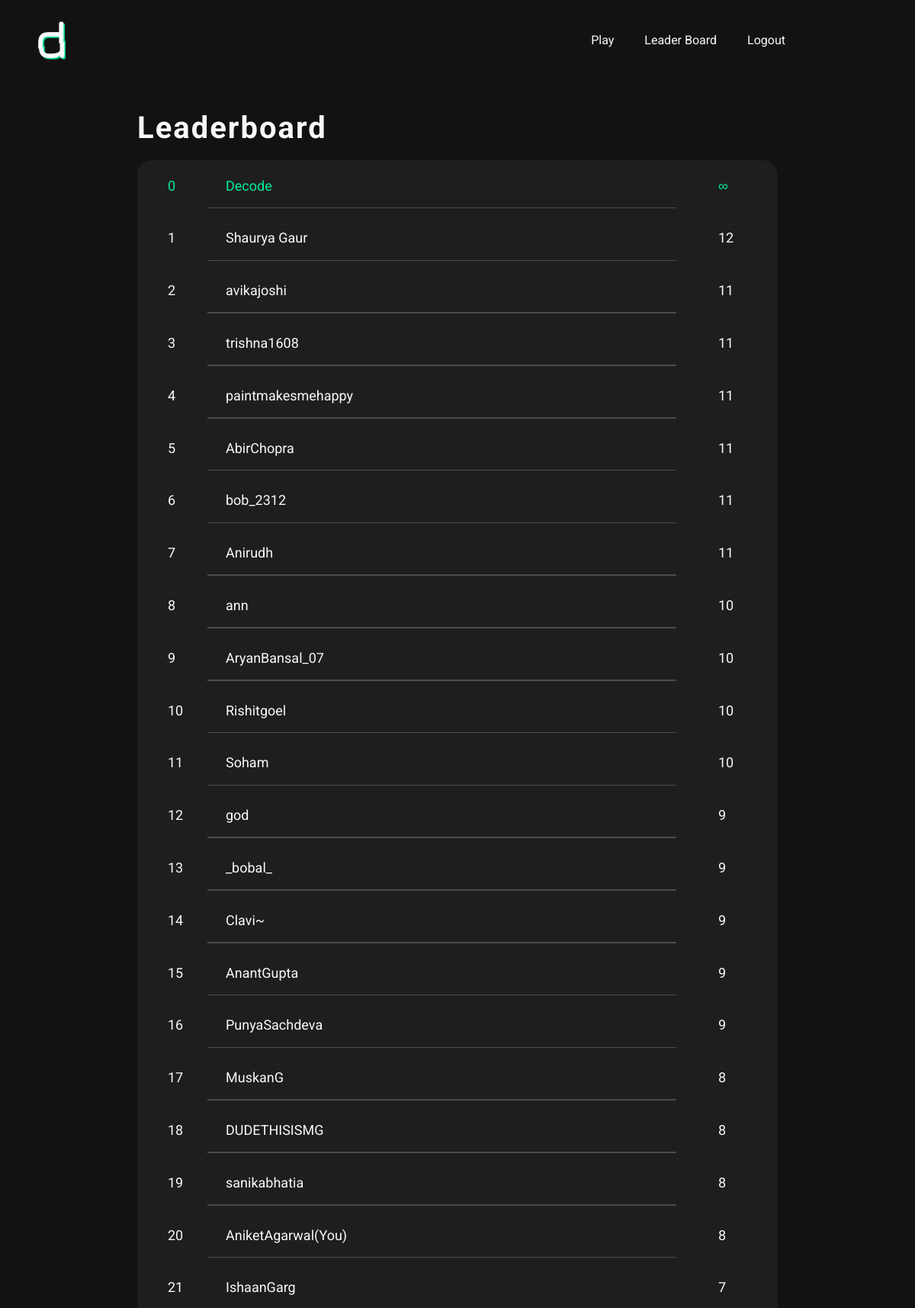
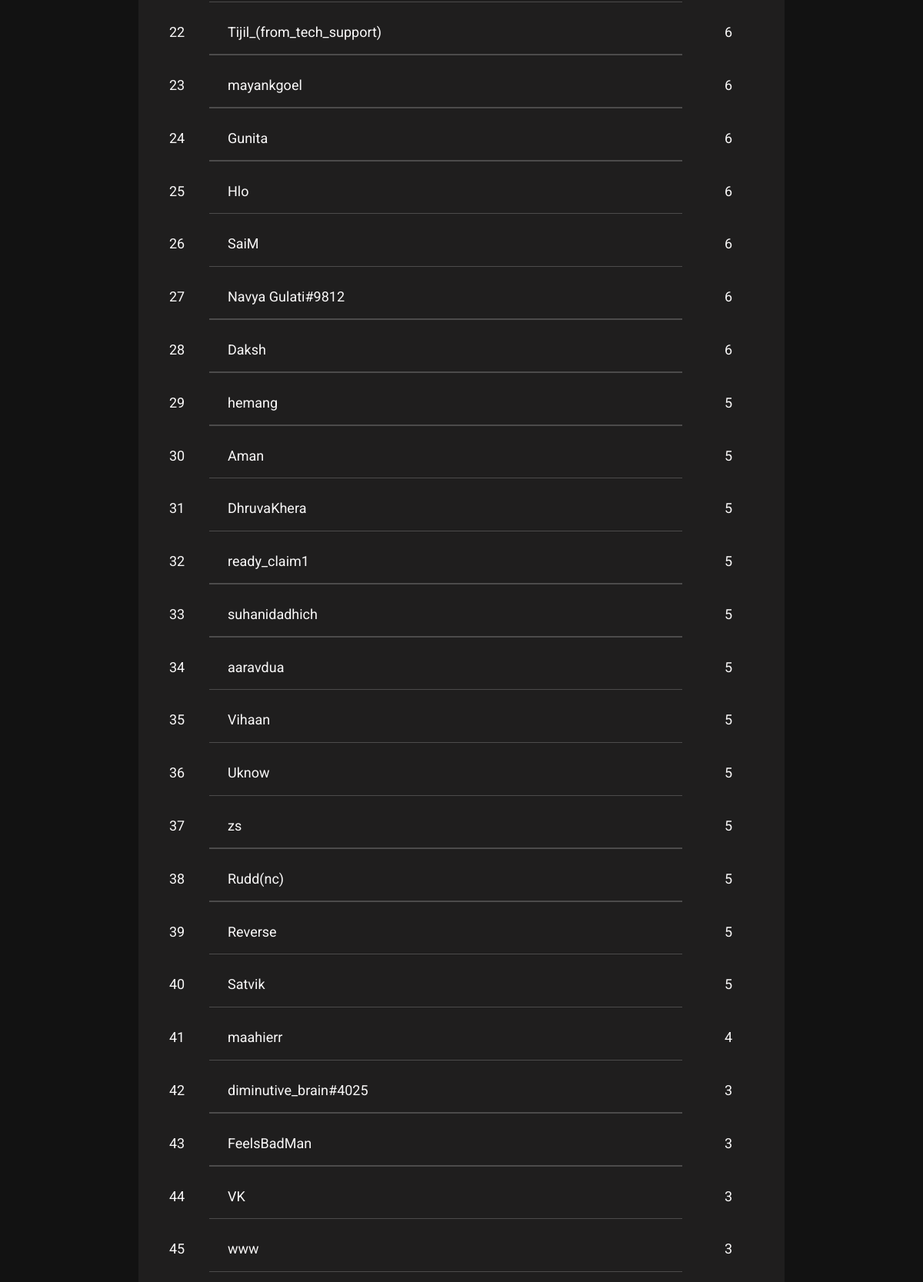
Screenshot of /leaderboard (signed in, upper part) with the database file from the repository (2 pictures, top to bottom).
### cryptic/models.py (models this page shows, shortened)
class User(db.Model,UserMixin):
    __tablename__ = 'users'
    id = db.Column(db.Integer,primary_key = True)
    fname = db.Column(db.String)
    lname = db.Column(db.String)
    email = db.Column(db.String(64),index=True)
    username = db.Column(db.String(64),unique=True,index=True)
    classe = db.Column(db.String)
    password_hash = db.Column(db.String)
    question = db.Column(db.Integer)
    answer_time = db.Column(db.DateTime,nullable = False,default=datetime.now)
    restricted = db.Column(db.String,default = "No")
    ip = db.Column(db.String,nullable = True)
    logs = db.relationship('Logs' , backref = 'user' , lazy = 'dynamic')

### app.py (the view)
@app.route('/leaderboard')
@login_required
def leaderboard():
    all_users = User.query.order_by(User.question.desc(),User.answer_time.asc()).all()
    rank = []
    all = []
    l = 0
    current_user.ip = flask.request.remote_addr
    db.session.commit()
    for users in all_users:
        if users.restricted == "Yes" or users.username == "Xino":
            pass
        else:
            all.append(users)
    n = len(all)
    for i in all:
        rank.append(n)
        n -= 1
    restricted = User.query.filter_by(restricted="Yes")
    return render_template('leaderboard.html',all_users=all,rank=rank,restricted=restricted)

### cryptic/models.py (called while the page is built)
@login_manager.user_loader
def load_user(user_id):
    return User.query.get(user_id)

### cryptic/templates/leaderboard.html (shortened to what this page needs)
{% extends "base.html" %}
{% block content %}
<main class="lboard-hero">
    <h1 class="heading-1">Leaderboard</h1>
    <div class="lboard">
      <div class="lboard-item lboard-item-main">
        <p class="sno">0</p>
        <p class="lboard-name">Decode</p>
        <p class="lboard-points">∞</p>
    </div>
      {%for user in all_users%}
        <div class="lboard-item">
            <p class="sno">{{rank.pop()}}</p>
            {%if user == current_user%}
            <p class="lboard-name">{{user.username}}(You)</p>
            {%else%}
              {%if current_user.username == "Xino"%}
              <a class="lboard-name" href="{{url_for('profile',username = user.id)}}"><p class="lboard-name">{{user.username}}
              {%if user.ip%}
              {{user.ip}}
              {%endif%}
              </p></a>
              {%else%}
            <p class="lboard-name">{{user.username}}</p>
              {%endif%}
            {%endif%}
            <p class="lboard-points">{{user.question - 1}}</p>
        </div>
      {%endfor%}
    </div>
</main>
{%endblock%}

### cryptic/templates/base.html (shortened to what this page needs)
<!DOCTYPE html>
<html lang="en">
<head class="text-monospace">
    <link href="../static/styles.css" rel="stylesheet">
    <nav class="nav-main">
           <div class="logo-container">
             <a href="{{ url_for('home')}}"><img src="../static/cropped logo.png" alt="logo" class="logo"></a>
           </div>
            {%if current_user.is_authenticated%}
            <div class="nav-links nav-main">
              <a class="nav-link" href="{{url_for('play')}}">Play</a>
              <a class="nav-link" href="{{url_for('leaderboard')}}">Leader Board</a>
              <a class="nav-link" href="{{url_for('logout')}}">Logout</a>
            </div>
            {%else%}
            <nav class="nav">
              <a class="btn" href="{{ url_for('register')}}">Register</a>
              <a class="btn" href="{{ url_for('login')}}">Login</a>
            </nav>
            {%endif%}
    </nav>
</head>
<body class="text-monospace font-italic">
{% block content %}
{% endblock %}
</body>
</html>

### cryptic/static/styles.css (style rules this page uses)
:root { --color-primary: #07da93; --color-primary-light: #00eb9e; --color-primary-dark: #02bb7d; --color-grey-light-1: #faf9f9; --color-grey-light-2: #c6c7c9; --color-grey-dark-1: #121212; --color-grey-dark-2: #1f1e1e; }
html { font-size: 62.5% !important; box-sizing: border-box; scroll-behavior: smooth !important; }
@media only screen and (max-width: 75em) { html { font-size: 50%; } }
*, *::before, *::after { margin: 0; padding: 0; box-sizing: inherit; font-family: "Roboto", sans-serif; line-height: 1.6; text-decoration: none; color: var(--color-grey-light-1); }
body { background-color: var(--color-grey-dark-1); overflow-x: hidden; }
.heading-1 { font-size: 4rem; letter-spacing: 2px; }
.nav-main { max-width: 100vw; display: flex; justify-content: space-between; align-items: center; padding: 2rem 5rem; }
.logo-container { height: 5rem; }
.logo { width: 100%; height: 100%; }
.nav-links { display: flex; justify-content: space-between; align-items: center; }
.nav-link { font-size: 1.6rem; position: relative; }
.nav-link:not(:last-child) { margin-right: 4rem; }
.nav-link::after { content: ''; height: 2px; background-color: var(--color-primary-dark); width: 0; position: absolute; bottom: -5px; left: 0; transition: all .2s ease-in-out; }
.lboard-hero { width: 70%; margin: 3rem auto 5rem auto; }
.lboard { margin-top: 1rem; background-color: var(--color-grey-dark-2); border-radius: 20px; padding: 1rem; overflow-x: hidden; }
.lboard-item { display: flex; padding: 1rem 3rem; font-size: 1.8rem; align-items: center; position: relative; margin-bottom: 2rem; }
.lboard-item:not(:last-child)::after { content: ''; height: 1.5px; width: 75%; background-color: rgba(255, 255, 255, .2); position: absolute; bottom: -5px; left: 10%; }
.sno { flex: 0 0 10%; }
.lboard-name { flex: 0 0 85%; }
.lboard-item-main p { color: var(--color-primary-light); }

### rows the page displays
User: pop "1", username "Shaurya Gaur", user.question-1 "12"
User: pop "2", username "avikajoshi", user.question-1 "11"
User: pop "3", username "trishna1608", user.question-1 "11"
User: pop "4", username "paintmakesmehappy", user.question-1 "11"
User: pop "5", username "AbirChopra", user.question-1 "11"
User: pop "6", username "bob_2312", user.question-1 "11"
User: pop "7", username "Anirudh", user.question-1 "11"
User: pop "8", username "ann", user.question-1 "10"
User: pop "9", username "AryanBansal_07", user.question-1 "10"
User: pop "10", username "Rishitgoel", user.question-1 "10"
User: pop "11", username "Soham", user.question-1 "10"
User: pop "12", username "god", user.question-1 "9"
User: pop "13", username "_bobal_", user.question-1 "9"
User: pop "14", username "Clavi~", user.question-1 "9"
User: pop "15", username "AnantGupta", user.question-1 "9"
User: pop "16", username "PunyaSachdeva", user.question-1 "9"
User: pop "17", username "MuskanG", user.question-1 "8"
User: pop "18", username "DUDETHISISMG", user.question-1 "8"
User: pop "19", username "sanikabhatia", user.question-1 "8"
User: pop "20", username "AniketAgarwal", user.question-1 "8"
User: pop "21", username "IshaanGarg", user.question-1 "7"
User: pop "22", username "Tijil_(from_tech_support)", user.question-1 "6"
User: pop "23", username "mayankgoel", user.question-1 "6"
User: pop "24", username "Gunita", user.question-1 "6"
User: pop "25", username "Hlo", user.question-1 "6"
User: pop "26", username "SaiM", user.question-1 "6"
User: pop "27", username "Navya Gulati#9812", user.question-1 "6"
User: pop "28", username "Daksh", user.question-1 "6"
User: pop "29", username "hemang", user.question-1 "5"
User: pop "30", username "Aman", user.question-1 "5"
User: pop "31", username "DhruvaKhera", user.question-1 "5"
User: pop "32", username "ready_claim1", user.question-1 "5"
User: pop "33", username "suhanidadhich", user.question-1 "5"
User: pop "34", username "aaravdua", user.question-1 "5"
User: pop "35", username "Vihaan", user.question-1 "5"
User: pop "36", username "Uknow", user.question-1 "5"
User: pop "37", username "zs", user.question-1 "5"
User: pop "38", username "Rudd(nc)", user.question-1 "5"
User: pop "39", username "Reverse", user.question-1 "5"
User: pop "40", username "Satvik", user.question-1 "5"
User: pop "41", username "maahierr", user.question-1 "4"
User: pop "42", username "diminutive_brain#4025", user.question-1 "3"
User: pop "43", username "FeelsBadMan", user.question-1 "3"
User: pop "44", username "VK", user.question-1 "3"
User: pop "45", username "www", user.question-1 "3"
